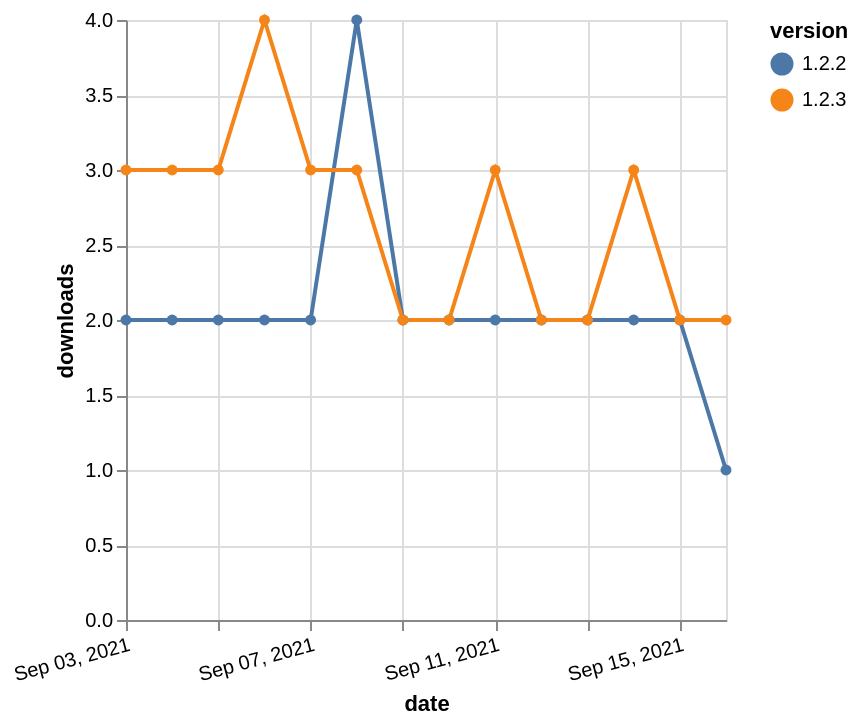

The specification (Vega-Lite) saved for this image:
### Vega-Lite specification from a JSON file in a GitHub repository (floating-point values rounded to 4 significant figures)
{"$schema": "https://vega.github.io/schema/vega-lite/v5.json", "description": "A simple bar chart with embedded data.", "data": {"values": [{"date": "2021-09-03", "total": 707, "delta": 2, "version": "1.2.2"}, {"date": "2021-09-04", "total": 709, "delta": 2, "version": "1.2.2"}, {"date": "2021-09-05", "total": 711, "delta": 2, "version": "1.2.2"}, {"date": "2021-09-06", "total": 713, "delta": 2, "version": "1.2.2"}, {"date": "2021-09-07", "total": 715, "delta": 2, "version": "1.2.2"}, {"date": "2021-09-08", "total": 719, "delta": 4, "version": "1.2.2"}, {"date": "2021-09-09", "total": 721, "delta": 2, "version": "1.2.2"}, {"date": "2021-09-10", "total": 723, "delta": 2, "version": "1.2.2"}, {"date": "2021-09-11", "total": 725, "delta": 2, "version": "1.2.2"}, {"date": "2021-09-12", "total": 727, "delta": 2, "version": "1.2.2"}, {"date": "2021-09-13", "total": 729, "delta": 2, "version": "1.2.2"}, {"date": "2021-09-14", "total": 731, "delta": 2, "version": "1.2.2"}, {"date": "2021-09-15", "total": 733, "delta": 2, "version": "1.2.2"}, {"date": "2021-09-16", "total": 734, "delta": 1, "version": "1.2.2"}, {"date": "2021-09-03", "total": 273, "delta": 3, "version": "1.2.3"}, {"date": "2021-09-04", "total": 276, "delta": 3, "version": "1.2.3"}, {"date": "2021-09-05", "total": 279, "delta": 3, "version": "1.2.3"}, {"date": "2021-09-06", "total": 283, "delta": 4, "version": "1.2.3"}, {"date": "2021-09-07", "total": 286, "delta": 3, "version": "1.2.3"}, {"date": "2021-09-08", "total": 289, "delta": 3, "version": "1.2.3"}, {"date": "2021-09-09", "total": 291, "delta": 2, "version": "1.2.3"}, {"date": "2021-09-10", "total": 293, "delta": 2, "version": "1.2.3"}, {"date": "2021-09-11", "total": 296, "delta": 3, "version": "1.2.3"}, {"date": "2021-09-12", "total": 298, "delta": 2, "version": "1.2.3"}, {"date": "2021-09-13", "total": 300, "delta": 2, "version": "1.2.3"}, {"date": "2021-09-14", "total": 303, "delta": 3, "version": "1.2.3"}, {"date": "2021-09-15", "total": 305, "delta": 2, "version": "1.2.3"}, {"date": "2021-09-16", "total": 307, "delta": 2, "version": "1.2.3"}]}, "width": "container", "mark": {"type": "line", "point": {"filled": true}}, "encoding": {"x": {"field": "date", "type": "temporal", "timeUnit": "yearmonthdate", "title": "date", "axis": {"labelAngle": -15}}, "y": {"field": "delta", "type": "quantitative", "title": "downloads"}, "color": {"field": "version", "type": "nominal"}, "tooltip": {"field": "delta"}}}
